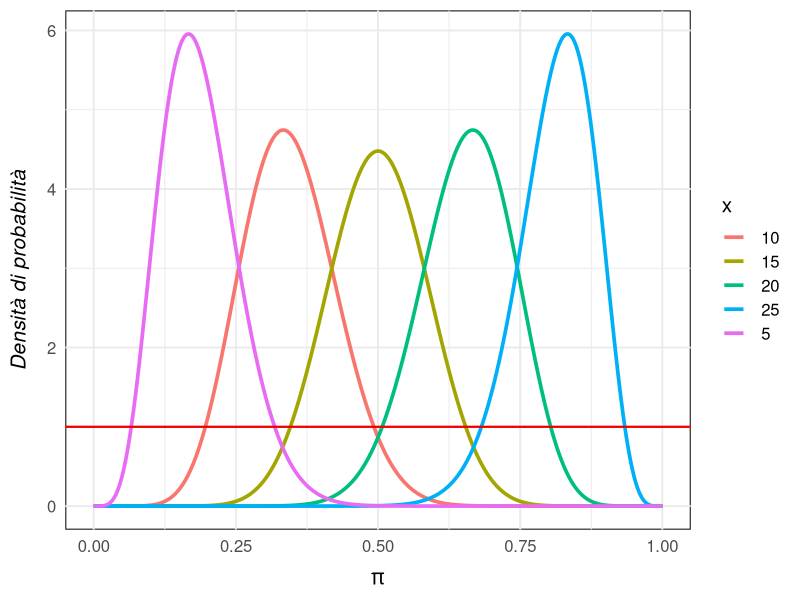
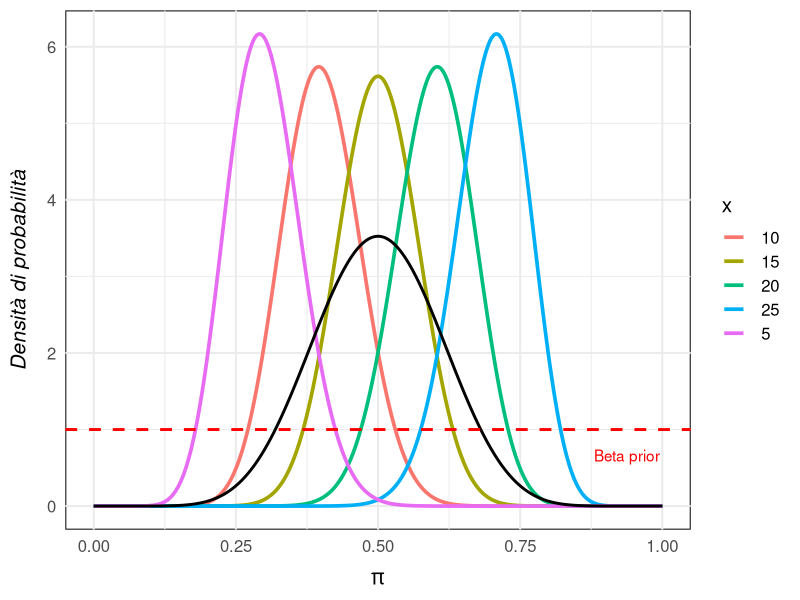

Recreate these plots in R, in order.
## ---- chunk 1
library(ggplot2)
library(dplyr)
## ---- chunk 2
x <- c(5, 10, 15, 20, 25)
n <- 30

params <- data.frame(
  alpha = x + 1,
  beta  = n - x + 1,
  group = factor(paste("", x))
)

ps <- seq(0, 1, by = 10^(-5))

data <- params %>%
  group_by(group) %>%
  do(data.frame(ps = ps, densities = dbeta(ps, .$alpha, .$beta)))

ggplot(data, aes(x = ps, y = densities, color = as.factor(group))) +
  geom_line(size = 1.25) + 
  geom_hline(yintercept = 1, color = "red2", size = 0.75, show.legend = TRUE) +
  labs(x = expression(pi), y = 'Densità di probabilità') +
  theme_minimal(base_size = 15) +  
  theme(
    axis.title.x = element_text(face = "italic", size = 15, margin = margin(t = 12)), 
    axis.title.y = element_text(face = "italic", size = 15, margin = margin(r = 12)),  
    panel.background = element_rect(fill = "white")
  ) +
  scale_color_discrete(name = "x") +
  guides(color = guide_legend(title = "x"))
## ---- chunk 3
x <- c(5, 10, 15, 20, 25)
n <- 30
alpha_p <- 10
beta_p  <- 10

params <- data.frame(
  alpha = x + alpha_p,
  beta  = n - x + beta_p,
  group = factor(paste("", x))
)

ps <- seq(0, 1, by = 10^(-5))

data <- params %>%
  group_by(group) %>%
  do(data.frame(ps = ps, densities = dbeta(ps, .$alpha, .$beta)))

ggplot(data, aes(x = ps, y = densities, color = as.factor(group))) +
    geom_line(size = 1.25) +
    geom_line(aes(x = ps, y = dbeta(ps, alpha_p, beta_p)), color = 'gray0', size = 1) +
    geom_hline(yintercept = 1, color = "red", linetype = "dashed", size = 1) +
    scale_color_discrete(name = "x") +
    labs(x = expression(pi), y = 'Densità di probabilità') +
    theme_minimal(base_size = 15) +  
    theme(
      axis.title.x = element_text(face = "italic", size = 15, margin = margin(t = 12)), 
      axis.title.y = element_text(face = "italic", size = 15, margin = margin(r = 12)),  
      panel.background = element_rect(fill = "white")
    ) +
    guides(color = guide_legend(title = "x")) + 
    annotate("text", x = 0.88, y = 0.66, label = "Beta prior", hjust = 0, color = 'red')
